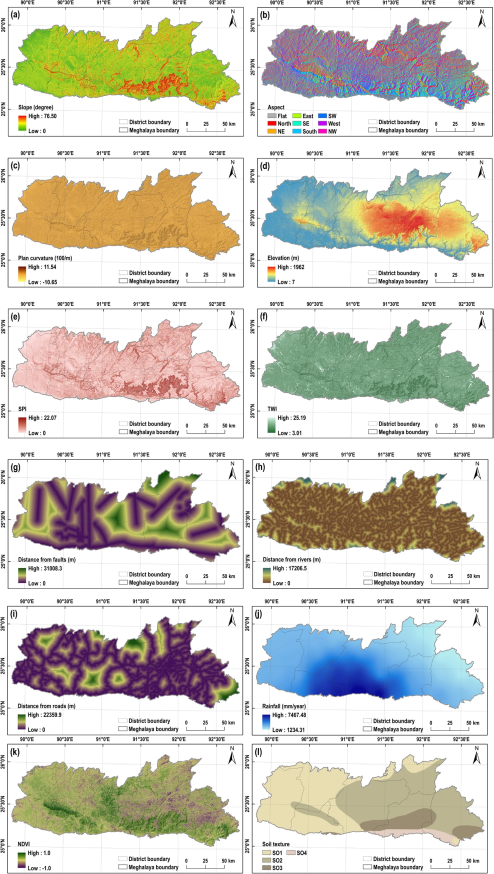
%> input picture Dataset.webp, 1480 x 2622 px, given in place of slope.jpg, which was not available (shown at 1/3 size)
$ octave LandslideMapping.m   (GNU Octave 9; MATLAB toolbox functions it lacks are replaced by stand-ins)
%> lines starting %> are read from the running program, lines starting %| are printed output that depends on the picture; in (x1, y1, x2, y2) boxes, pixels count from 0 and x2, y2 are one past the last pixel; in counts of white or black regions, pixels touching at a corner belong together; the program's own positions count from 1; pictures that were not available may be replaced by others from this repository, and a replacement may not be noted
### segmentImage.m
function [BW,maskedImage] = segmentImage(RGB)
%segmentImage Segment image using auto-generated code from Image Segmenter app
%  [BW,MASKEDIMAGE] = segmentImage(RGB) segments image RGB using
%  auto-generated code from the Image Segmenter app. The final segmentation
%  is returned in BW, and a masked image is returned in MASKEDIMAGE.

% Auto-generated by imageSegmenter app on 03-Nov-2023
%----------------------------------------------------


% Convert RGB image into L*a*b* color space.
X = rgb2lab(RGB);

% Create empty mask
BW = false(size(X,1),size(X,2));

% Draw ROIs

xPos = [308.5023 307.2229 296.3485 295.0692 294.4295 286.1137 286.1137 286.7534 289.3121 289.3121 289.3121 289.3121 289.3121 289.3121 291.2311 291.8708 291.8708 289.3121 289.3121 289.3121 289.3121 291.2311 291.8708 293.1501 294.4295 304.6642 307.2229 308.5023 318.0974 320.0164 321.2957 326.4131 327.6924 346.2429 346.8826 349.4413 350.0810 350.7207 353.2793 378.8662 378.8662 378.8662 379.5059 383.9836 384.6233 384.6233 385.2630 385.9026 394.8581 396.7771 396.7771 398.0564 398.6961 401.2548 403.1738 403.8135 403.8135 404.4531 408.2912 409.5705 414.0482 414.0482 414.6879 417.8863 419.8053 424.2830 425.5623 426.2020 426.8417 427.4813 429.4004 430.0400 431.9591 453.0682 455.6269 472.2584 477.3758 481.2138 509.9991 512.5578 525.3512 527.9099 535.5860 533.0273 531.7480 529.1893 528.5496 522.1529 519.5942 517.0355 516.3958 516.3958 515.1165 515.1165 515.1165 515.1165 513.1975 513.1975 513.1975 513.1975 512.5578 506.8007 506.1611 506.1611 506.1611 506.1611 506.1611 506.1611 506.1611 505.5214 505.5214 505.5214 503.6024 499.7643 494.0073 484.4122 481.2138 478.6551 478.0155 464.5823 463.9427 462.6633 462.0237 460.7443 451.1492 447.9509 446.6715 446.0318 446.0318 430.6797 428.7607 423.6433 394.2184 391.6597 388.4613 387.1820 385.2630 367.9918 362.2348 359.6761 346.8826 344.3239 337.2875 337.2875 336.0082 334.0892 332.8098 311.7006 307.7013 307.2987];
yPos = [131.2571 131.2571 131.2571 131.2571 131.8965 148.5209 149.1603 149.1603 166.4240 169.6210 170.2604 190.7212 193.2788 195.1970 211.1820 211.8214 213.1002 219.4942 220.7730 222.6912 223.9699 227.1669 227.8063 229.0851 229.0851 229.0851 229.0851 229.0851 229.0851 229.0851 229.0851 229.0851 229.0851 231.0033 231.0033 231.0033 231.0033 231.0033 231.0033 241.2337 240.5943 239.9549 238.6761 238.0367 238.6761 239.9549 240.5943 240.5943 243.1519 244.4307 245.0701 246.3489 246.9883 248.2671 249.5459 250.1853 249.5459 249.5459 249.5459 249.5459 250.8247 251.4641 251.4641 254.6611 254.6611 257.8581 257.8581 257.8581 257.8581 259.1369 259.1369 259.1369 259.1369 262.3339 262.3339 262.9733 262.9733 262.9733 262.9733 262.9733 262.3339 262.3339 251.4641 250.1853 248.2671 246.3489 245.0701 228.4457 223.9699 218.2154 218.2154 216.2972 206.0668 204.7880 199.0334 198.3940 176.6544 176.0150 174.0968 170.2604 169.6210 147.2421 147.2421 145.9633 145.3239 144.6845 144.0451 142.7663 142.1269 140.8481 139.5693 138.9299 138.9299 140.8481 142.1269 144.6845 145.3239 145.9633 145.9633 145.9633 145.9633 145.3239 145.3239 145.3239 145.3239 145.3239 145.3239 145.3239 144.6845 142.7663 142.1269 140.8481 129.3389 129.3389 128.6995 128.6995 128.0601 128.0601 126.1419 125.5025 125.5025 126.1419 126.7813 126.1419 126.1419 126.1419 126.7813 131.2571 129.7013 129.2987];
m = size(BW, 1);
n = size(BW, 2);
addedRegion = poly2mask(xPos, yPos, m, n);
BW = BW | addedRegion;

xPos = [14.8926 14.8926 39.8399 39.8399];
yPos = [358.8831 371.0317 371.0317 358.8831];
m = size(BW, 1);
n = size(BW, 2);
addedRegion = poly2mask(xPos, yPos, m, n);
BW = BW | addedRegion;

% Create masked image.
maskedImage = RGB;
maskedImage(repmat(~BW,[1 1 3])) = 0;
end

### LandslideMapping.m
clc;
close all;
clear all;

% Put the links to the files
slope_file = "Dataset\slope.jpg";
aspect_file = "Dataset\aspect.jpg";
pCurvature_file = "Dataset\pCurvature.jpg";
elevation_file = "Dataset\elevation.jpg";
spi_file = "Dataset\spi.jpg";
twi_file = "Dataset\twi.jpg";
faultd_file = "Dataset\dFault.jpg";
riverd_file = "Dataset\dRivers.jpg";
roadd_file = "Dataset\dRoads.jpg";
rain_file = "Dataset\rain.jpg";
ndvi_file = "Dataset\ndvi.jpg";
soil_file = "Dataset\soil.jpg";
history_file = "Dataset\dataset1result.jpg";
N1 = 2500; %The number of training samples

%% Loading the data for the landslide susceptibility parameters in .jpg format and then cropping the region of interest
slope=imread(slope_file);
%> slope is the input picture: size 2622x1480x3 uint8; mean R, G, B 209.3, 206.8, 196.3
[BW_slope,maskedImage_slope] = segmentImage(slope);
%> in segmentImage, `X = rgb2lab(RGB);`: X: size 2622x1480x3 double; mean of channels 1, 2, 3 82.6, 0.4, 5.8
%> in segmentImage, `maskedImage(repmat(~BW,[1 1 3])) = 0;`:
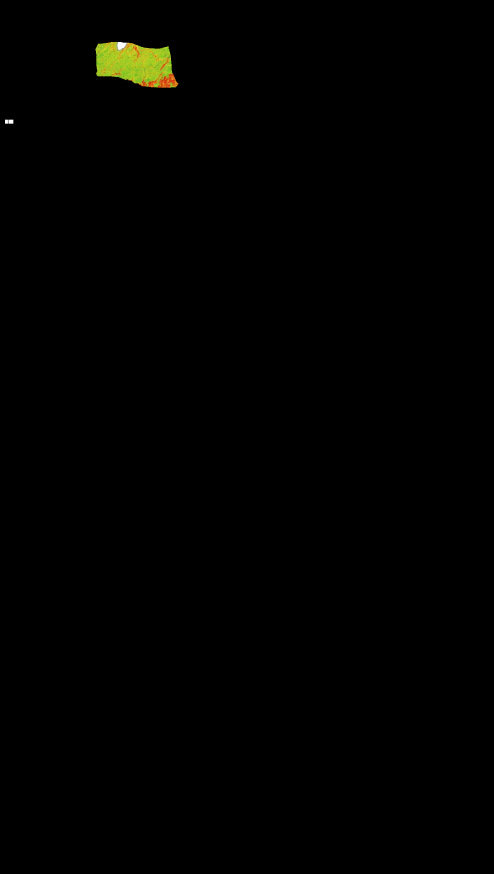
%> maskedImage: size 2622x1480x3 uint8 (shown at 1/3 size); mean R, G, B 1.2, 1.2, 0.3
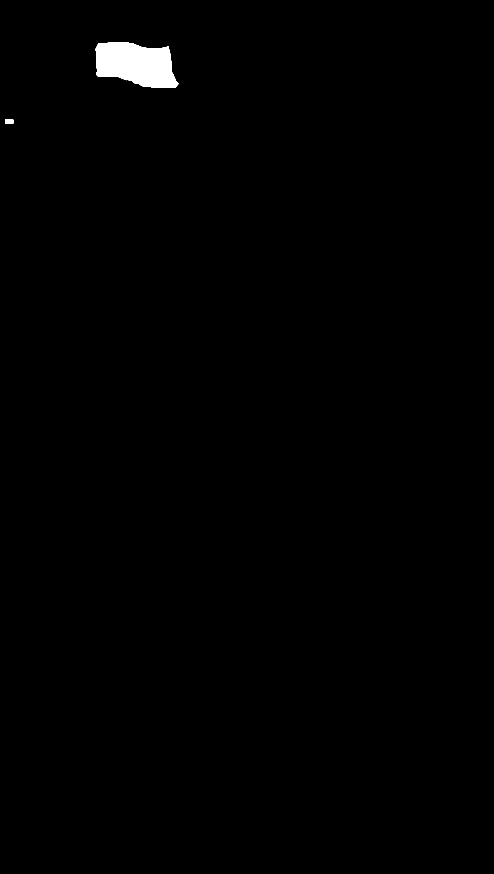
%> BW_slope: size 2622x1480 logical (shown at 1/3 size); 0.66% white; 3 white regions (1 under 20 px), largest, box (x1, y1, x2, y2) and area: (286, 126, 536, 263) 25464, (15, 359, 40, 371) 300
figure()
imshow(maskedImage_slope)
title("Slope")
imwrite(maskedImage_slope,"Dataset in Region of Interest/slope.jpg")

aspect=imread(aspect_file);
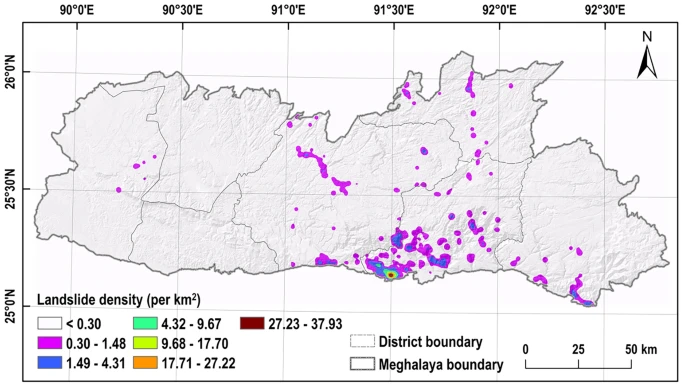
%> input picture dataset1_historical.webp, 685 x 388 px, given in place of aspect.jpg, which was not available
%> aspect is the input picture: size 388x685x3 uint8; mean R, G, B 236.4, 232.7, 237.2
[BW_aspect,maskedImage_aspect] = segmentImage(aspect);
%> in segmentImage (call 2), `X = rgb2lab(RGB);`: X: size 388x685x3 double; mean of channels 1, 2, 3 92.5, 2.1, -1.6
%> in segmentImage (call 2), `maskedImage(repmat(~BW,[1 1 3])) = 0;`:
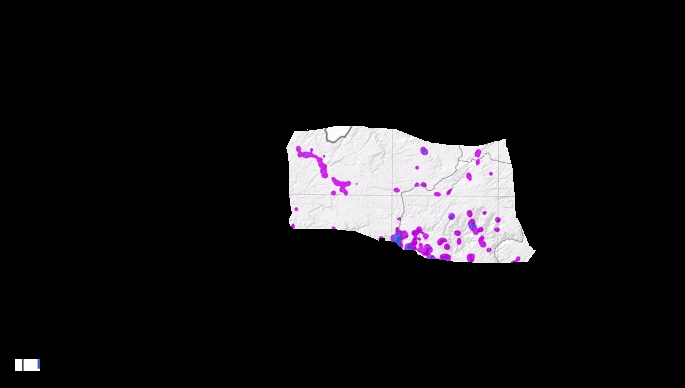
%> maskedImage: size 388x685x3 uint8; mean R, G, B 22.5, 21.1, 22.8
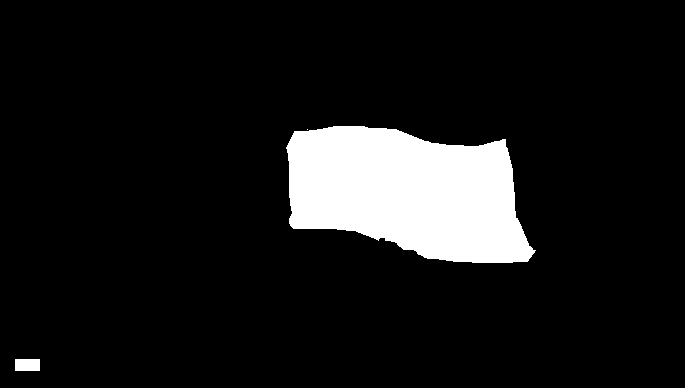
%> BW_aspect: size 388x685 logical; 9.7% white; 3 white regions (1 under 20 px), largest, box (x1, y1, x2, y2) and area: (286, 126, 536, 263) 25464, (15, 359, 40, 371) 300
figure()
imshow(maskedImage_aspect)
title("Aspect")
imwrite(maskedImage_aspect,"Dataset in Region of Interest/aspect.jpg")


%> (the run ends here)
